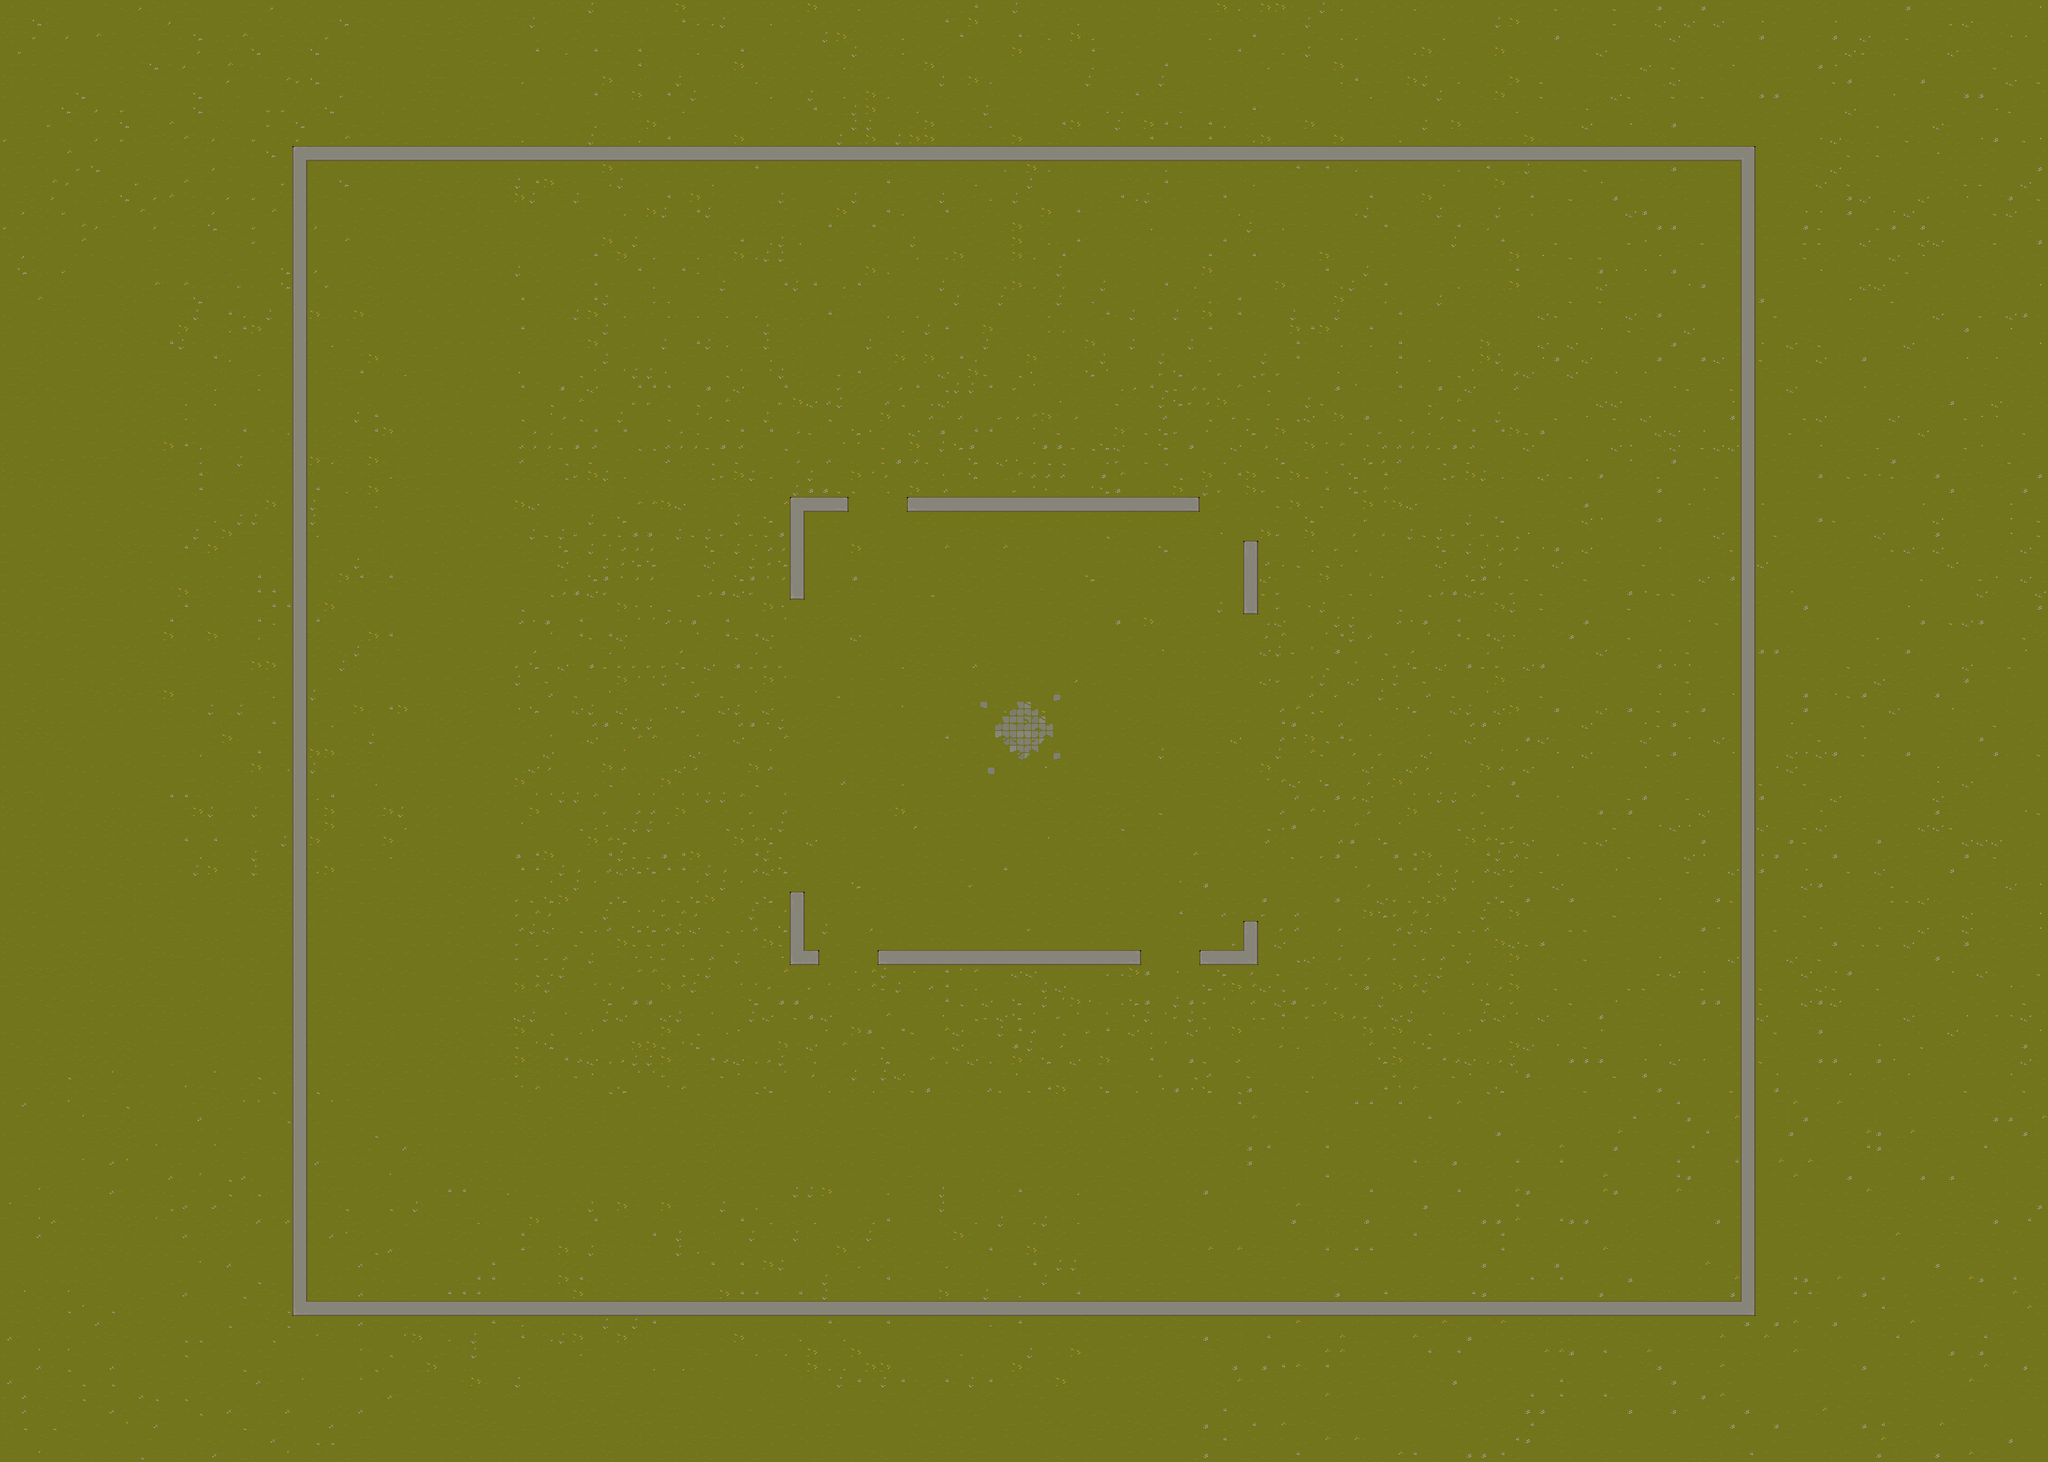

This is a level from a 2D game, rendered from its Tiled map with the project's own tilesets. A one-line summary and the map file follow, with tile-layer data summarised:
An orthogonal 140x100 tile map with 32x32 px tiles, 1 tile layer (Camada1), 2 hidden layers not drawn, 3 tilesets and 22 objects (8x Enemy, Player).

<map version="1.10" tiledversion="1.11.0" orientation="orthogonal" renderorder="right-down" width="140" height="100" tilewidth="32" tileheight="32" infinite="0" nextlayerid="7" nextobjectid="47">
 <tileset firstgid="1" source="../tilesets/solo.tsx" />
 <tileset firstgid="65" source="../tilesets/walls.tsx" />
 <tileset firstgid="129" source="../tilesets/objetos.tsx" />
 <layer id="1" name="Camada1" width="140" height="100">
  <data>[14000 cells, 14000 non-empty, 53 distinct tile ids]</data>
 </layer>
 <layer id="4" name="Camada de Blocos 2" width="140" height="100" visible="0">
  <data>[14000 cells, 178 non-empty, 28 distinct tile ids]</data>
 </layer>
 <layer id="5" name="Camada de Blocos 3" width="140" height="100" visible="0">
  <data>[14000 cells, 8 non-empty, 5 distinct tile ids]</data>
 </layer>
 <objectgroup id="2" name="Collider">
  <object id="30" x="641.333" y="321.333" width="26.6667" height="2556" />
  <object id="31" x="660" y="321.333" width="3174.67" height="17.3333" />
  <object id="32" x="3806.67" y="341.333" width="28" height="2530.67" />
  <object id="33" x="658.667" y="2866.67" width="3156" height="14.6667" />
  <object id="35" x="1729.33" y="1094.67" width="118.667" height="14.6667" />
  <object id="36" x="1992" y="1097.33" width="628" height="10.6667" />
  <object id="37" x="1729.33" y="1108" width="26.6667" height="187.333" />
  <object id="38" x="2722.67" y="1192" width="26.6667" height="142.667" />
  <object id="39" x="1728" y="1975" width="28" height="125" />
  <object id="40" x="1758.67" y="2089.33" width="23.6667" height="12" />
  <object id="41" x="1931.67" y="2089.33" width="554.333" height="12" />
  <object id="42" x="2633.67" y="2089.33" width="113" height="12" />
  <object id="45" x="2721.33" y="2027.33" width="25.3333" height="56.6667" />
 </objectgroup>
 <objectgroup id="3" name="Objetos" />
 <objectgroup id="6" name="Entities">
  <object id="21" name="Player" x="2240" y="1600">
   <point />
  </object>
  <object id="22" name="Enemy" x="734.667" y="418.667">
   <point />
  </object>
  <object id="23" name="Enemy" x="752" y="2800">
   <point />
  </object>
  <object id="24" name="Enemy" x="738.667" y="1664.67">
   <point />
  </object>
  <object id="25" name="Enemy" x="2266" y="414">
   <point />
  </object>
  <object id="26" name="Enemy" x="3738" y="1656">
   <point />
  </object>
  <object id="27" name="Enemy" x="3724" y="2812">
   <point />
  </object>
  <object id="28" name="Enemy" x="3726" y="470">
   <point />
  </object>
  <object id="29" name="Enemy" x="2250" y="2806">
   <point />
  </object>
 </objectgroup>
</map>
